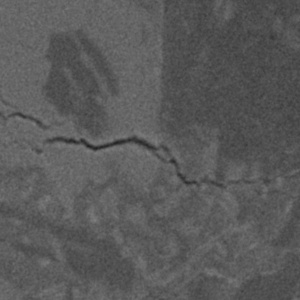
#> input picture image/s7x223y835.jpg, 300 x 300 px
$ python grayhist0.py
#> lines starting #> are read from the running program, lines starting #| are printed output that depends on the picture
import os
import cv2 as cv
import matplotlib.pyplot as plt
import numpy as np
from PIL import Image
from pathlib import Path
#Grayscale histogram of the original image
basename='image/s7x223y835.jpg'
file_name = os.path.splitext(basename)[0]
img = cv.imread(basename)
#> img is the input picture: shape (300, 300, 3); min 33, max 127, mean 90.1
grayImage = cv.cvtColor(img, cv.COLOR_BGR2GRAY)
max0=np.max(grayImage)
#> max0 = 127
min0=np.min(grayImage)
#> min0 = 33
hist0,bins=np.histogram(grayImage,bins=(max0-min0))
#> hist0 = 94 values, max 2857 at index 65, min 1 at index 0, mean 957.4; bins = 95 values from 33 to 127
if min0>0:
    for i in range(1,min0+1):
        hist0=np.insert(hist0,0,[0])
#> after the loop, hist0 = 127 values, max 2857 at index 98, min 0 at index 0, mean 708.7
if len(hist0)<255:
    for i in range(len(hist0),256):
        hist0=np.append(hist0,[0])
#> this loop made 129 passes
#> after the loop, hist0 = 256 values, max 2857 at index 98, min 0 at index 0, mean 351.6
hist0[254]=0
for i in range(1,len(hist0)+1):
    with open('histb.txt', 'a') as file:
        file.write(str(i-1)+','+str(int(hist0[i-1]))+'\n')
plt.plot(hist0)
plt.xticks(range(0,240,20))
plt.savefig(file_name+'histb.png')
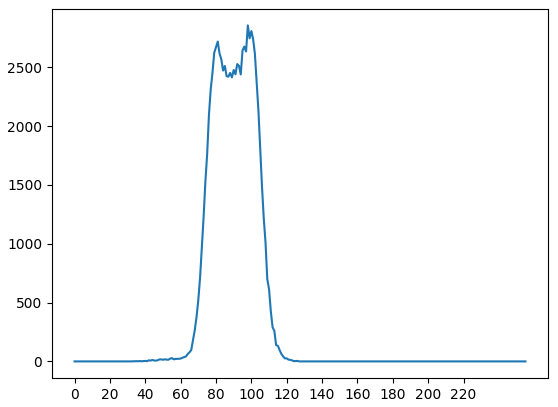
#> figure drawn by matplotlib, 1 panel; curve peaks at x = 98, y = 2857
plt.show()
cv.waitKey(0)

$ run again, with image/s11x378y149.jpg copied over image/s7x223y835.jpg
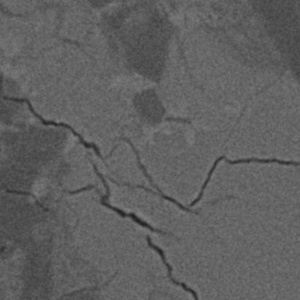
#> input picture image/s11x378y149.jpg, 300 x 300 px
#> img is the input picture: shape (300, 300, 3); min 29, max 131, mean 96.1
#> max0 = 131
#> min0 = 29
#> `hist0,bins=np.histogram(grayImage,bins=(max0-min0))`: hist0 = 102 values, max 4887 at index 72, min 0 at index 1, mean 882.4; bins = 103 values from 29 to 131
#> after the loop `for i in range(1,min0+1):`: hist0 = 131 values, max 4887 at index 101, min 0 at index 0, mean 687
#> the loop `for i in range(len(hist0),256):` made 125 passes
#> after the loop `for i in range(len(hist0),256):`: hist0 = 256 values, max 4887 at index 101, min 0 at index 0, mean 351.6
#> `plt.savefig(file_name+'histb.png')`:
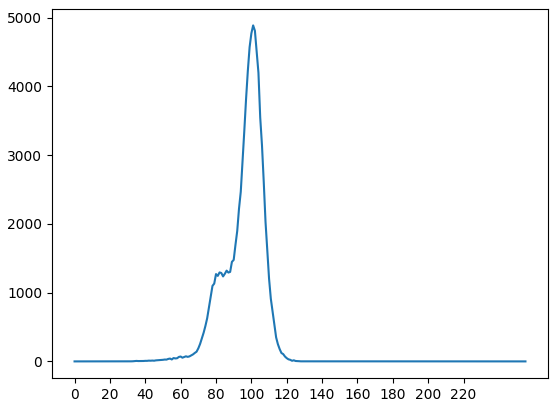
#> figure drawn by matplotlib, 1 panel; curve peaks at x = 101, y = 4887

$ run again, with image/s11x3y2.jpg copied over image/s7x223y835.jpg
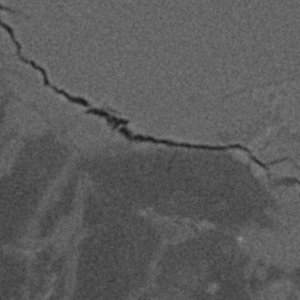
#> input picture image/s11x3y2.jpg, 300 x 300 px
#> img is the input picture: shape (300, 300, 3); min 24, max 143, mean 91.8
#> max0 = 143
#> min0 = 24
#> `hist0,bins=np.histogram(grayImage,bins=(max0-min0))`: hist0 = 119 values, max 3877 at index 77, min 0 at index 1, mean 756.3; bins = 120 values from 24 to 143
#> after the loop `for i in range(1,min0+1):`: hist0 = 143 values, max 3877 at index 101, min 0 at index 0, mean 629.4
#> the loop `for i in range(len(hist0),256):` made 113 passes
#> after the loop `for i in range(len(hist0),256):`: hist0 = 256 values, max 3877 at index 101, min 0 at index 0, mean 351.6
#> `plt.savefig(file_name+'histb.png')`:
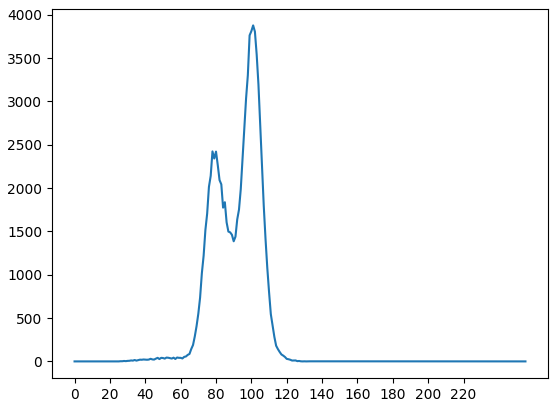
#> figure drawn by matplotlib, 1 panel; curve peaks at x = 101, y = 3877

$ run again, with image/s11x569y313.jpg copied over image/s7x223y835.jpg
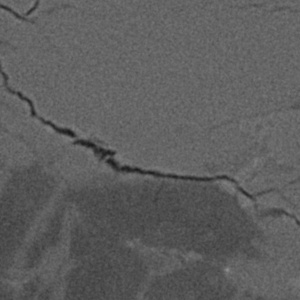
#> input picture image/s11x569y313.jpg, 300 x 300 px
#> img is the input picture: shape (300, 300, 3); min 25, max 143, mean 94
#> max0 = 143
#> min0 = 25
#> `hist0,bins=np.histogram(grayImage,bins=(max0-min0))`: hist0 = 118 values, max 4863 at index 76, min 0 at index 104, mean 762.7; bins = 119 values from 25 to 143
#> after the loop `for i in range(1,min0+1):`: hist0 = 143 values, max 4863 at index 101, min 0 at index 0, mean 629.4
#> the loop `for i in range(len(hist0),256):` made 113 passes
#> after the loop `for i in range(len(hist0),256):`: hist0 = 256 values, max 4863 at index 101, min 0 at index 0, mean 351.6
#> `plt.savefig(file_name+'histb.png')`:
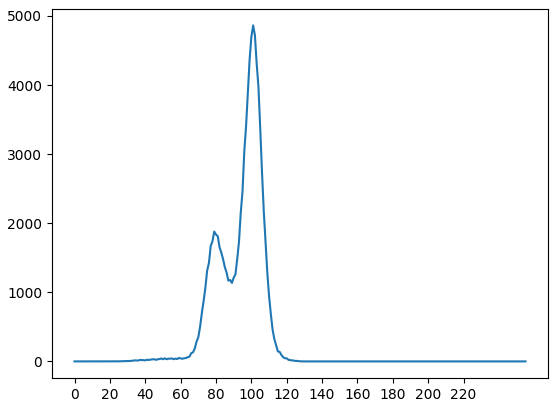
#> figure drawn by matplotlib, 1 panel; curve peaks at x = 101, y = 4863
